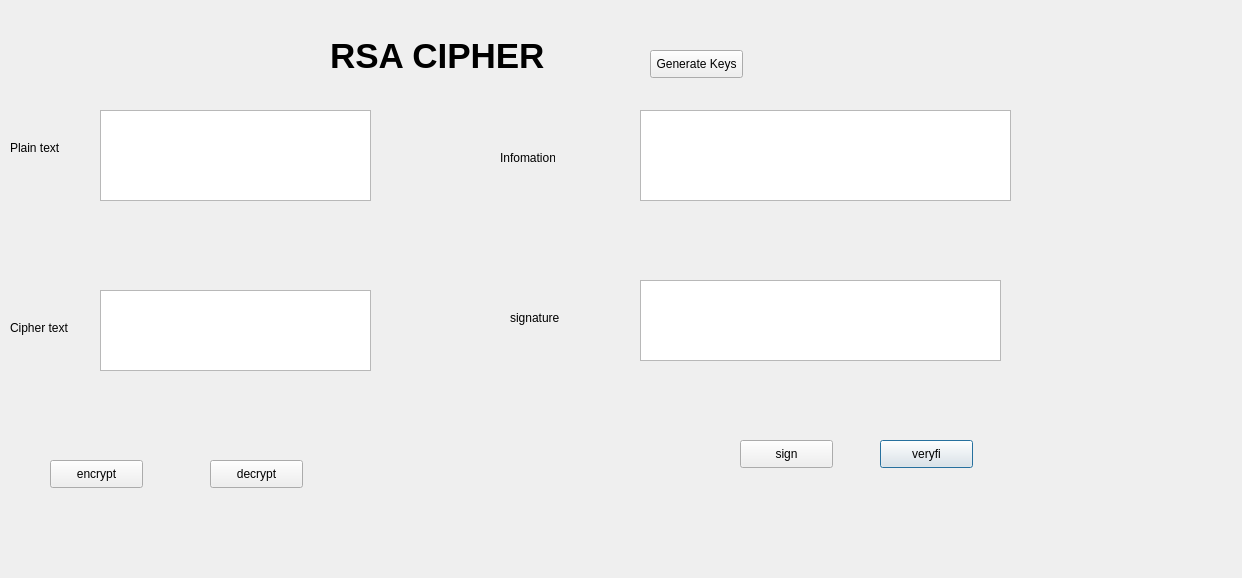
<?xml version="1.0" encoding="UTF-8"?>
<ui version="4.0">
 <class>Dialog</class>
 <widget class="QDialog" name="Dialog">
  <property name="geometry">
   <rect>
    <x>0</x>
    <y>0</y>
    <width>1242</width>
    <height>578</height>
   </rect>
  </property>
  <property name="windowTitle">
   <string>Dialog</string>
  </property>
  <widget class="QTextEdit" name="txt_sign">
   <property name="geometry">
    <rect>
     <x>640</x>
     <y>280</y>
     <width>361</width>
     <height>81</height>
    </rect>
   </property>
  </widget>
  <widget class="QLabel" name="label_4">
   <property name="geometry">
    <rect>
     <x>500</x>
     <y>150</y>
     <width>55</width>
     <height>16</height>
    </rect>
   </property>
   <property name="text">
    <string>Infomation</string>
   </property>
  </widget>
  <widget class="QPushButton" name="btn_verify">
   <property name="geometry">
    <rect>
     <x>880</x>
     <y>440</y>
     <width>93</width>
     <height>28</height>
    </rect>
   </property>
   <property name="text">
    <string>veryfi</string>
   </property>
  </widget>
  <widget class="QPushButton" name="btn_sign">
   <property name="geometry">
    <rect>
     <x>740</x>
     <y>440</y>
     <width>93</width>
     <height>28</height>
    </rect>
   </property>
   <property name="text">
    <string>sign</string>
   </property>
  </widget>
  <widget class="QLabel" name="label_2">
   <property name="geometry">
    <rect>
     <x>10</x>
     <y>140</y>
     <width>55</width>
     <height>16</height>
    </rect>
   </property>
   <property name="text">
    <string>Plain text</string>
   </property>
  </widget>
  <widget class="QLabel" name="label_3">
   <property name="geometry">
    <rect>
     <x>10</x>
     <y>320</y>
     <width>71</width>
     <height>16</height>
    </rect>
   </property>
   <property name="text">
    <string>Cipher text</string>
   </property>
  </widget>
  <widget class="QPushButton" name="btn_gen_keys">
   <property name="geometry">
    <rect>
     <x>650</x>
     <y>50</y>
     <width>93</width>
     <height>28</height>
    </rect>
   </property>
   <property name="text">
    <string>Generate Keys</string>
   </property>
  </widget>
  <widget class="QPushButton" name="btn_decrypt">
   <property name="geometry">
    <rect>
     <x>210</x>
     <y>460</y>
     <width>93</width>
     <height>28</height>
    </rect>
   </property>
   <property name="text">
    <string>decrypt</string>
   </property>
  </widget>
  <widget class="QLabel" name="label_5">
   <property name="geometry">
    <rect>
     <x>510</x>
     <y>310</y>
     <width>61</width>
     <height>16</height>
    </rect>
   </property>
   <property name="text">
    <string>signature</string>
   </property>
  </widget>
  <widget class="QTextEdit" name="txt_cipher_text">
   <property name="geometry">
    <rect>
     <x>100</x>
     <y>290</y>
     <width>271</width>
     <height>81</height>
    </rect>
   </property>
  </widget>
  <widget class="QLabel" name="label">
   <property name="geometry">
    <rect>
     <x>330</x>
     <y>10</y>
     <width>291</width>
     <height>91</height>
    </rect>
   </property>
   <property name="font">
    <font>
     <pointsize>26</pointsize>
     <weight>75</weight>
     <bold>true</bold>
    </font>
   </property>
   <property name="text">
    <string>RSA CIPHER</string>
   </property>
  </widget>
  <widget class="QPushButton" name="btn_encrypt">
   <property name="geometry">
    <rect>
     <x>50</x>
     <y>460</y>
     <width>93</width>
     <height>28</height>
    </rect>
   </property>
   <property name="text">
    <string>encrypt</string>
   </property>
  </widget>
  <widget class="QTextEdit" name="txt_plain_text">
   <property name="geometry">
    <rect>
     <x>100</x>
     <y>110</y>
     <width>271</width>
     <height>91</height>
    </rect>
   </property>
  </widget>
  <widget class="QTextEdit" name="txt_info">
   <property name="geometry">
    <rect>
     <x>640</x>
     <y>110</y>
     <width>371</width>
     <height>91</height>
    </rect>
   </property>
  </widget>
 </widget>
 <resources/>
 <connections/>
</ui>
